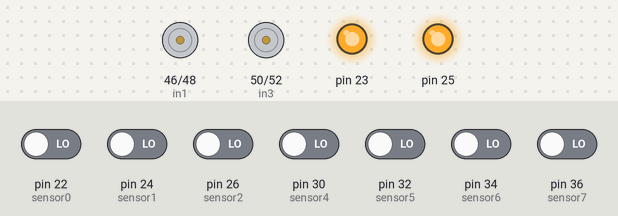
Bench run of a sketch on a simulated Arduino Mega 2560, built with avr-gcc and run on an emulated ATmega2560. Shown: motor-driver pin pairs drawn as motors (green arrow = first pin HIGH = forward, orange = second pin HIGH = backward, longer = more drive, scaled by the enable pin), output pins drawn as LEDs (lit = HIGH). The test bench sets the inputs (shaded band); at power-on: pin 22 (sensor0), pin 24 (sensor1), pin 26 (sensor2), pin 30 (sensor4), pin 32 (sensor5), pin 34 (sensor6), pin 36 (sensor7) LOW. What the sketch prints to the serial monitor is not drawn.

Above: at 1.2 s.
1.3 s: pin 22 (sensor0) driven HIGH and pin 24 (sensor1) driven HIGH and pin 26 (sensor2) driven HIGH and pin 30 (sensor4) driven HIGH and pin 32 (sensor5) driven HIGH
At 2.5 s:
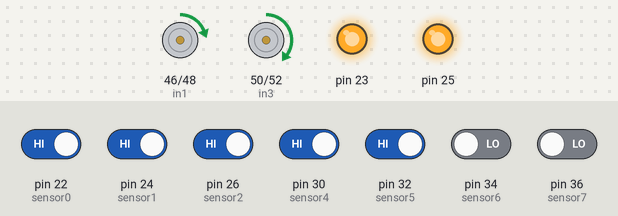
2.8 s: pin 34 (sensor6) driven HIGH
At 3.9 s:
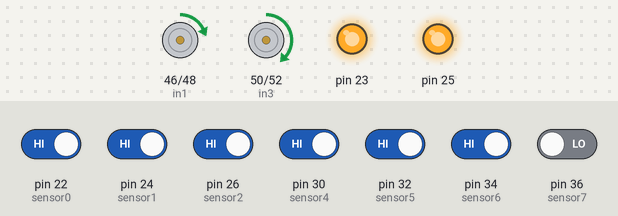
4.3 s: pin 36 (sensor7) driven HIGH
7.3 s: pin 22 (sensor0) driven LOW
At 8.5 s:
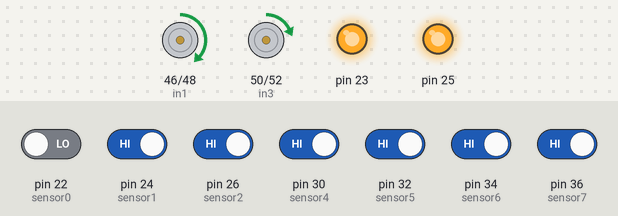
8.8 s: pin 24 (sensor1) driven LOW
At 9.7 s:
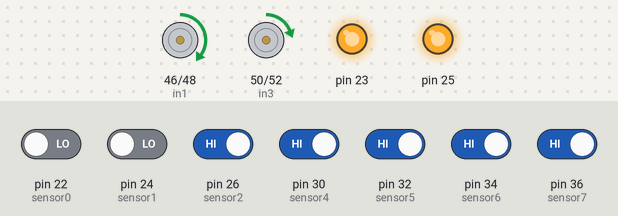
Timing chart, 0 to 11.3 s (numbered marks = the images above; inputs shaded):
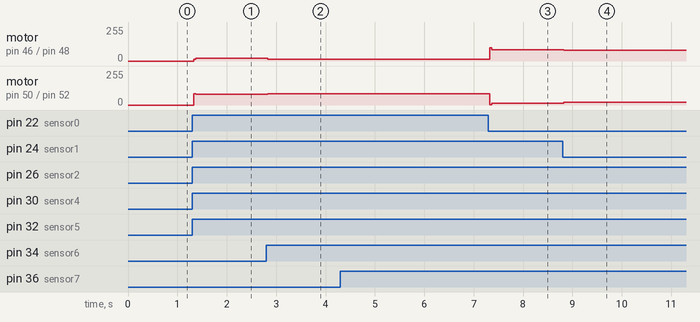

The sketch:

PID_2.ino
```cpp
int sensor0 = 22;
int sensor1 = 24;
int sensor2 = 26;
//int sensor3 = 28;
int sensor4 = 30;
int sensor5 = 32;
int sensor6 = 34;
int sensor7 = 36;
int sensor[8] = {1, 1, 1, 1, 1, 1, 1, 1} ;

int ENA = 8 ;
int ENB = 9;


int in1 = 46;
int in2 = 48;
int in3 = 50;
int in4 = 52;

unsigned int Kp = 5 , Ki =  0 , Kd = 1; //(6,0,2) 50
int P, I, D, PID;
int e, e0 = 0;
byte PWM = 50;
int  a = 1 ;
int   b    = 0 ;
int c = 0 ;

void setup ()
{
  pinMode ( sensor0 , INPUT );
  pinMode ( sensor1 , INPUT );
  pinMode ( sensor2 , INPUT );
 // pinMode ( sensor3 , INPUT );
  pinMode ( sensor4 , INPUT );
  pinMode ( sensor5 , INPUT );
  pinMode ( sensor6 , INPUT );
  pinMode ( sensor7 , INPUT );
  pinMode ( in1 , OUTPUT );
  pinMode ( in2 , OUTPUT );
  pinMode ( in3 , OUTPUT );
  pinMode ( in4 , OUTPUT );

  pinMode ( ENA , OUTPUT );
  pinMode ( ENB , OUTPUT );

  pinMode ( 23 , OUTPUT  );
  pinMode ( 25 , OUTPUT  );

  digitalWrite ( 23 , 1 ) ;
  digitalWrite ( 25 , 1 ) ;

  Serial.begin ( 9600) ;
  Serial.println ( "started" );


}

void loop ()
{
  Serial.println ("===" ) ;
  Serial.println ( digitalRead (22)  ) ;
  Serial.println ( digitalRead (24)  ) ;
  Serial.println ( digitalRead (26) ) ;
 // Serial.println ( digitalRead (28)  ) ;
  Serial.println ( digitalRead (30) ) ;
  Serial.println ( digitalRead (32) ) ;
  Serial.println ( digitalRead (34)  ) ;
  Serial.println ( digitalRead (36) ) ;
  Serial.println ("+++" ) ;
  Error();
  if (e != 8 ) {
    Cal_PID();
    Move();
  }
  if ( e == 8   )
  {
    if ( c == 7  )
    {
      e = 8 ;
      Cal_PID () ;
      Move() ;
    }
    else if ( c == -7 )
    {
      e = -8 ;
      Cal_PID();
      Move();
    }

  }
  c = 0;


}
void Error()
{

  sensor[0] = digitalRead(sensor0);
  sensor[1] = digitalRead(sensor1);
  sensor[2] = digitalRead(sensor2);
 // sensor[3] = digitalRead(sensor3);
  sensor[4] = digitalRead(sensor4);
  sensor[5] = digitalRead(sensor5);
  sensor[6] = digitalRead(sensor6);
  sensor[7] = digitalRead(sensor7);


  if      ((sensor[0] == b) && (sensor[1] == a) && (sensor[2] == a) && (sensor[4] == a) && (sensor[5] == a) && (sensor[6] == a) && (sensor[7] == a)) {
    e = -7  ;
    c = -7;
  }
  else if ((sensor[0] == b) && (sensor[1] == b) && (sensor[2] == a) && (sensor[4] == a) && (sensor[5] == a) && (sensor[6] == a) && (sensor[7] == a)) e = -6  ;
  else if ((sensor[0] == a) && (sensor[1] == b) && (sensor[2] == a)  && (sensor[4] == a) && (sensor[5] == a) && (sensor[6] == a) && (sensor[7] == a)) e = -5  ;
  else if ((sensor[0] == a) && (sensor[1] == b) && (sensor[2] == b) && (sensor[4] == a) && (sensor[5] == a) && (sensor[6] == a) && (sensor[7] == a)) e = -4  ;
  else if ((sensor[0] == a) && (sensor[1] == a) && (sensor[2] == b)  && (sensor[4] == a) && (sensor[5] == a) && (sensor[6] == a) && (sensor[7] == a)) e = -3  ;
  else if ((sensor[0] == a) && (sensor[1] == a) && (sensor[2] == b)  && (sensor[4] == a) && (sensor[5] == a) && (sensor[6] == a) && (sensor[7] == a)) e = -2  ;
 // else if ((sensor[0] == a) && (sensor[1] == a) && (sensor[2] == a)  && (sensor[4] == a) && (sensor[5] == a) && (sensor[6] == a) && (sensor[7] == a)) e = -1;

  else if ((sensor[0] == a) && (sensor[1] == a) && (sensor[2] == a) && (sensor[4] == b) && (sensor[5] == a) && (sensor[6] == a) && (sensor[7] == a)) e = 0   ;

  else if ((sensor[0] == a) && (sensor[1] == a) && (sensor[2] == a)  && (sensor[4] == b) && (sensor[5] == a) && (sensor[6] == a) && (sensor[7] == a)) e = 1   ;
  else if ((sensor[0] == a) && (sensor[1] == a) && (sensor[2] == a)  && (sensor[4] == b) && (sensor[5] == b) && (sensor[6] == a) && (sensor[7] == a)) e = 2   ;
  else if ((sensor[0] == a) && (sensor[1] == a) && (sensor[2] == a)  && (sensor[4] == a) && (sensor[5] == b) && (sensor[6] == a) && (sensor[7] == a)) e = 3   ;
  else if ((sensor[0] == a) && (sensor[1] == a) && (sensor[2] == a)  && (sensor[4] == a) && (sensor[5] == b) && (sensor[6] == b) && (sensor[7] == a)) e = 4   ;
  else if ((sensor[0] == a) && (sensor[1] == a) && (sensor[2] == a)  && (sensor[4] == a) && (sensor[5] == a) && (sensor[6] == b) && (sensor[7] == a)) e = 5   ;
  else if ((sensor[0] == a) && (sensor[1] == a) && (sensor[2] == a)  && (sensor[4] == a) && (sensor[5] == a) && (sensor[6] == b) && (sensor[7] == b)) e = 6   ;
  else if ((sensor[0] == a) && (sensor[1] == a) && (sensor[2] == a)  && (sensor[4] == a) && (sensor[5] == a) && (sensor[6] == a) && (sensor[7] == b)) {
    e = 7   ;
    c = 7;
  }

  else if ((sensor[0] == a) && (sensor[1] == a) && (sensor[2] == a)  && (sensor[4] == a) && (sensor[5] == a) && (sensor[6] == a) && (sensor[7] == a)) e = 8 ;
  else if ((sensor[0] == b) && (sensor[1] == b) && (sensor[2] == b) && (sensor[4] == b) && (sensor[5] == b) && (sensor[6] == b) && (sensor[7] == b)) e = 8 ;


}
void Cal_PID()
{

  P = e;
  I += e;
  D = e - e0;
  PID = Kp * P + Ki * I + Kd * D;
  //  Serial.println ( PID ) ;
  e0 = e;
}
void Move()
{

  digitalWrite ( in1 , HIGH ) ;
  digitalWrite ( in2 , LOW );
  digitalWrite ( in3 , HIGH );
  digitalWrite ( in4 , LOW );

  analogWrite ( ENA , PWM - PID ) ;
  analogWrite ( ENB , PWM + PID ) ;


  Serial.println (  PWM - PID )  ;
  Serial.println ( PWM + PID ) ;
}
void stop_ok ()
{
  digitalWrite ( in1 , 0 ) ;
  digitalWrite ( in2 , 0 );
  digitalWrite ( in3 , 0);
  digitalWrite ( in4 , 0 );
  analogWrite ( ENA , 0 ) ;
  analogWrite ( ENB , 0 ) ;
}
```

Measured:
- after the input at 1.3 s, motor on pin 46 (in1) / pin 48 (in2): stopped → forward 20/255 at once; motor on pin 50 (in3) / pin 52 (in4): stopped → forward 80/255 at once
- after the input at 2.8 s, motor on pin 46 (in1) / pin 48 (in2): forward 20/255 → forward 15/255 at once; motor on pin 50 (in3) / pin 52 (in4): forward 80/255 → forward 85/255 at once
- after the input at 7.3 s, motor on pin 46 (in1) / pin 48 (in2): forward 15/255 → forward 85/255 at once; motor on pin 50 (in3) / pin 52 (in4): forward 85/255 → forward 15/255 at once
- after the input at 8.8 s, motor on pin 46 (in1) / pin 48 (in2): forward 85/255 → forward 80/255 at once; motor on pin 50 (in3) / pin 52 (in4): forward 15/255 → forward 20/255 at once
